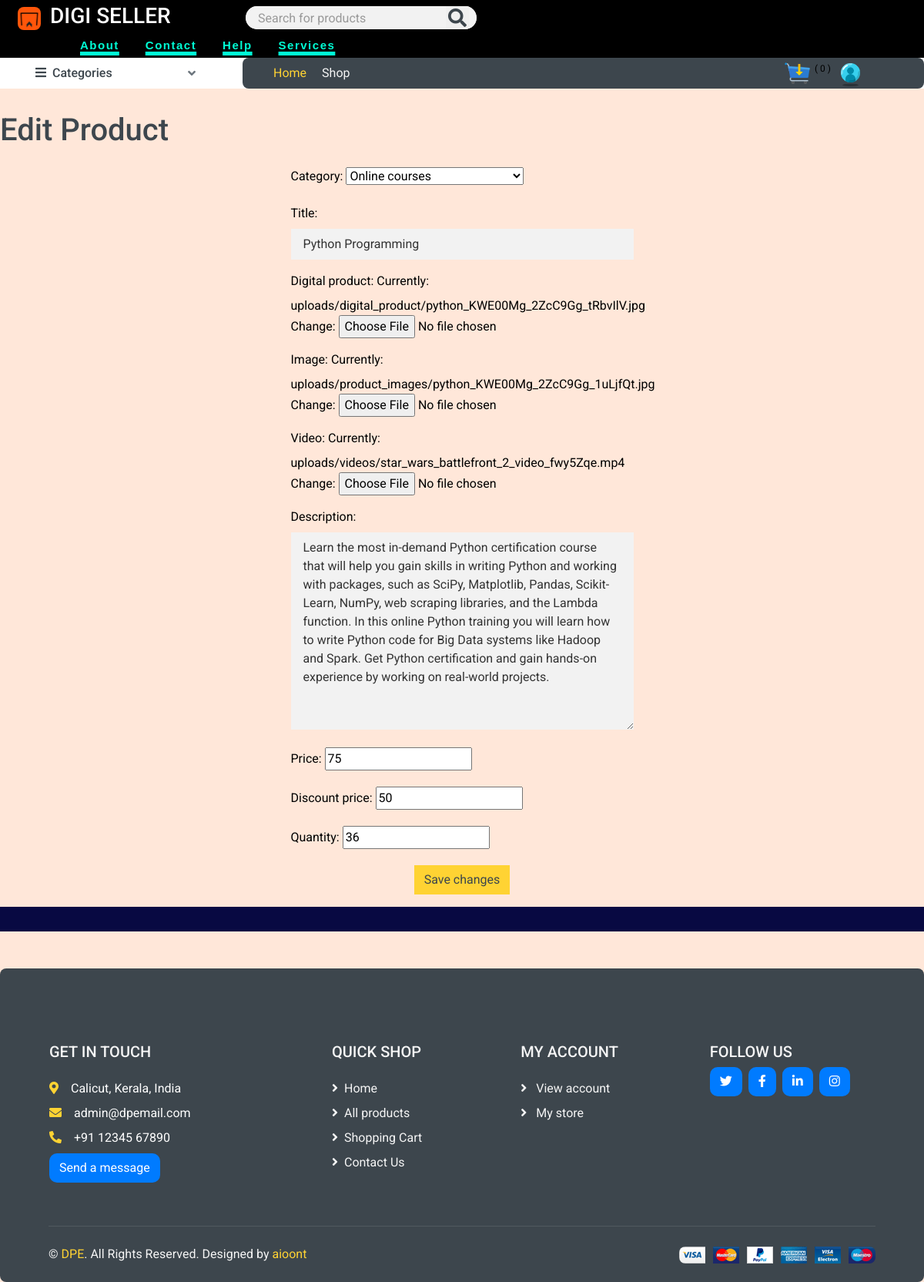
/my-store/edit-product/17/ (signed in), run on the app's committed database.
### store/models.py (models this page shows, shortened)
class Product(models.Model):
    DRAFT = 'draft'
    WAITING_APPROVAL = 'waitingapproval'
    ACTIVE = 'active'
    DELETEED = 'deleted'
    STATUS_CHOICES = (
        (DRAFT, 'Draft'),
        (WAITING_APPROVAL, 'waitingapproval'),
        (ACTIVE, 'active'),
        (DELETEED,  'deleted')
    )
    user = models.ForeignKey(User, related_name='products', on_delete=models.CASCADE)  #vendor who added product
    category = models.ForeignKey(Category, related_name='products', on_delete=models.CASCADE)
    title = models.CharField(max_length=50)
    digital_product = models.FileField(upload_to='uploads/digital_product/')
    image = models.ImageField(upload_to='uploads/product_images/', null=True)
    video = models.FileField(upload_to='uploads/videos/', null=True)
    slug = models.SlugField(max_length=50)
    description = models.TextField(blank=True)
    price = models.IntegerField()
    discount_price = models.IntegerField(blank=True, null=True) #video_url = models.URLField()  URLField stores a string representing the URL of the video.  <iframe width="560" height="315" src="{{ product.video_url }}" frameborder="0" allowfullscreen></iframe>
    quantity = models.IntegerField(blank=True, null=True)
    sold = models.IntegerField(blank=True, null=True,default=0)
    rating = models.IntegerField(default=0)
    created_at = models.DateTimeField(auto_now_add=True)
    updated_at = models.DateTimeField(auto_now=True)
    status = models.CharField(max_length=20, choices=STATUS_CHOICES, default=ACTIVE)
    class Meta:
        ordering = ('-created_at',)

class Category(models.Model):
    title = models.CharField(max_length=50)
    category_image = models.ImageField(upload_to='uploads/category/', blank=True, null=True)
    slug = models.SlugField(max_length=50)
    class Meta:
        verbose_name_plural = 'Categories'
    def __str__(self):
        return self.title

### userprofile/views.py (the view)
# urls.py: path('my-store/edit-product/<int:pk>/', views.edit_product, name='edit_product'),
@login_required
def edit_product(request, pk):
    product = Product.objects.filter(user=request.user).get(pk=pk)
    if request.method == 'POST':
        form = ProductForm(request.POST, request.FILES, instance=product)
        if form.is_valid():
            form.save()
            messages.success(request, f'Changes in product {product.title} was saved !')
            return redirect('my_store')
        else:
            messages.error(request, f'Changes in product {product.title} was not saved !')
    else:
        form = ProductForm(instance=product)
    return render(request, 'edit_product.html', {
        'product':product,
        'form': form
    })

### store/cart.py (called while the page is built)
    def __len__(self):
        return sum(item['quantity'] for item in self.cart.values())

### store/context_processors.py (called while the page is built)
def cart(request):  # to make cart globally available context_processord.py used
    return {'cart': Cart(request)}

### store/templatetags/menu.py (called while the page is built)
@register.inclusion_tag('menu.html')
def menu():
    categories = Category.objects.all()
    return {'categories':categories}

### userprofile/templates/edit_product.html (shortened to what this page needs)
{% extends 'base.html' %}
{% load static %}
{% block content %}
  <h1 class="text-dark mb-4">Edit Product</h1>
  <section class="h-100">
    <div class="container h-100">
      <div class="row justify-content-sm-center h-100">
        <div class="col-xxl-4 col-xl-5 col-lg-5 col-md-7 col-sm-9">
          <form method="POST" enctype="multipart/form-data" class="needs-validation text-dark">
            {{ form.as_p }}
            <div class="align-items-center d-flex justify-content-center mb-3">
              <input type="submit" value="Save changes" class="btn btn-primary ms-auto">
            </div>
          </form>
        </div>
      </div>
    </div>
  </section>
{% endblock %}

### data on the page
Product: category "Online courses", description "Learn the most in-demand Python certification course that will help you gain skills in writing Python and working with packages, such as SciPy, Matplotlib, Pandas, Scikit-Learn, NumPy, web scraping libraries, and the Lambda function. In this online Python training you will learn how to write Python code for Big Data systems like Hadoop and Spark. Get Python certification and gain hands-on experience by working on real-world projects.", price "75", discount_price "50", quantity "36"
Category: title "Python Programming"

### other printed values
{{ cart|length }} "0"
